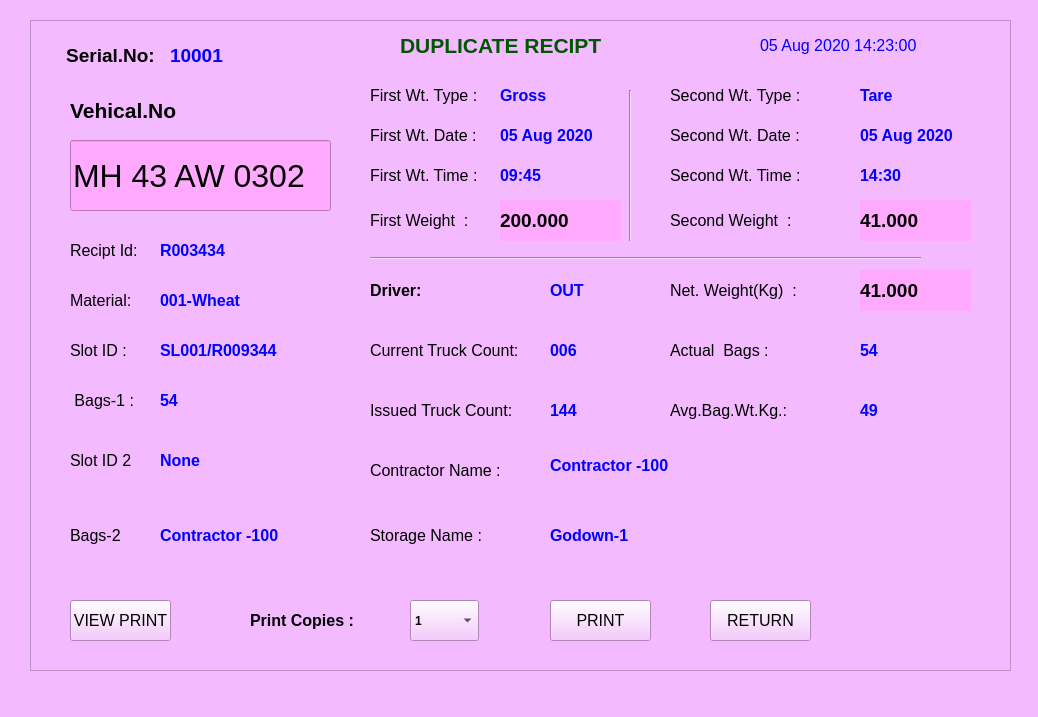
<?xml version="1.0" encoding="UTF-8"?>
<ui version="4.0">
 <class>MainWindow</class>
 <widget class="QMainWindow" name="MainWindow">
  <property name="geometry">
   <rect>
    <x>0</x>
    <y>0</y>
    <width>1038</width>
    <height>717</height>
   </rect>
  </property>
  <property name="baseSize">
   <size>
    <width>0</width>
    <height>0</height>
   </size>
  </property>
  <property name="windowTitle">
   <string>MainWindow</string>
  </property>
  <property name="styleSheet">
   <string notr="true">background-color: rgb(244, 186, 255 );</string>
  </property>
  <widget class="QWidget" name="centralwidget">
   <widget class="QFrame" name="frame">
    <property name="geometry">
     <rect>
      <x>30</x>
      <y>20</y>
      <width>981</width>
      <height>651</height>
     </rect>
    </property>
    <property name="font">
     <font>
      <family>Arial</family>
      <pointsize>12</pointsize>
     </font>
    </property>
    <property name="styleSheet">
     <string notr="true"/>
    </property>
    <property name="frameShape">
     <enum>QFrame::StyledPanel</enum>
    </property>
    <property name="frameShadow">
     <enum>QFrame::Raised</enum>
    </property>
    <widget class="QPushButton" name="pushButton_7">
     <property name="geometry">
      <rect>
       <x>680</x>
       <y>580</y>
       <width>101</width>
       <height>41</height>
      </rect>
     </property>
     <property name="font">
      <font>
       <family>Arial</family>
       <pointsize>12</pointsize>
      </font>
     </property>
     <property name="text">
      <string>RETURN</string>
     </property>
    </widget>
    <widget class="QLabel" name="label_20">
     <property name="geometry">
      <rect>
       <x>30</x>
       <y>20</y>
       <width>101</width>
       <height>31</height>
      </rect>
     </property>
     <property name="font">
      <font>
       <family>Arial</family>
       <pointsize>14</pointsize>
       <weight>75</weight>
       <bold>true</bold>
       <underline>false</underline>
      </font>
     </property>
     <property name="styleSheet">
      <string notr="true"/>
     </property>
     <property name="text">
      <string>Serial.No:</string>
     </property>
     <property name="alignment">
      <set>Qt::AlignCenter</set>
     </property>
    </widget>
    <widget class="QLabel" name="label_19">
     <property name="geometry">
      <rect>
       <x>140</x>
       <y>20</y>
       <width>91</width>
       <height>31</height>
      </rect>
     </property>
     <property name="font">
      <font>
       <family>Arial</family>
       <pointsize>14</pointsize>
       <weight>75</weight>
       <bold>true</bold>
       <underline>false</underline>
      </font>
     </property>
     <property name="styleSheet">
      <string notr="true">color: rgb(0, 0, 255);</string>
     </property>
     <property name="text">
      <string>10001</string>
     </property>
     <property name="alignment">
      <set>Qt::AlignLeading|Qt::AlignLeft|Qt::AlignVCenter</set>
     </property>
    </widget>
    <widget class="QLabel" name="label_14">
     <property name="geometry">
      <rect>
       <x>40</x>
       <y>70</y>
       <width>131</width>
       <height>41</height>
      </rect>
     </property>
     <property name="font">
      <font>
       <family>Arial</family>
       <pointsize>16</pointsize>
       <weight>75</weight>
       <bold>true</bold>
      </font>
     </property>
     <property name="styleSheet">
      <string notr="true"/>
     </property>
     <property name="text">
      <string>Vehical.No </string>
     </property>
     <property name="alignment">
      <set>Qt::AlignLeading|Qt::AlignLeft|Qt::AlignVCenter</set>
     </property>
    </widget>
    <widget class="QPushButton" name="pushButton_8">
     <property name="geometry">
      <rect>
       <x>520</x>
       <y>580</y>
       <width>101</width>
       <height>41</height>
      </rect>
     </property>
     <property name="font">
      <font>
       <family>Arial</family>
       <pointsize>12</pointsize>
      </font>
     </property>
     <property name="text">
      <string>PRINT</string>
     </property>
    </widget>
    <widget class="QLabel" name="label_25">
     <property name="geometry">
      <rect>
       <x>340</x>
       <y>60</y>
       <width>111</width>
       <height>31</height>
      </rect>
     </property>
     <property name="font">
      <font>
       <family>Arial</family>
       <pointsize>12</pointsize>
       <weight>50</weight>
       <bold>false</bold>
       <underline>false</underline>
      </font>
     </property>
     <property name="styleSheet">
      <string notr="true"/>
     </property>
     <property name="text">
      <string>First Wt. Type :</string>
     </property>
     <property name="alignment">
      <set>Qt::AlignLeading|Qt::AlignLeft|Qt::AlignVCenter</set>
     </property>
    </widget>
    <widget class="QLabel" name="label_26">
     <property name="geometry">
      <rect>
       <x>340</x>
       <y>100</y>
       <width>111</width>
       <height>31</height>
      </rect>
     </property>
     <property name="font">
      <font>
       <family>Arial</family>
       <pointsize>12</pointsize>
       <weight>50</weight>
       <bold>false</bold>
       <underline>false</underline>
      </font>
     </property>
     <property name="styleSheet">
      <string notr="true"/>
     </property>
     <property name="text">
      <string>First Wt. Date :</string>
     </property>
     <property name="alignment">
      <set>Qt::AlignLeading|Qt::AlignLeft|Qt::AlignVCenter</set>
     </property>
    </widget>
    <widget class="QLabel" name="label_27">
     <property name="geometry">
      <rect>
       <x>340</x>
       <y>140</y>
       <width>121</width>
       <height>31</height>
      </rect>
     </property>
     <property name="font">
      <font>
       <family>Arial</family>
       <pointsize>12</pointsize>
       <weight>50</weight>
       <bold>false</bold>
       <underline>false</underline>
      </font>
     </property>
     <property name="styleSheet">
      <string notr="true"/>
     </property>
     <property name="text">
      <string>First Wt. Time :</string>
     </property>
     <property name="alignment">
      <set>Qt::AlignLeading|Qt::AlignLeft|Qt::AlignVCenter</set>
     </property>
    </widget>
    <widget class="QLabel" name="label_28">
     <property name="geometry">
      <rect>
       <x>340</x>
       <y>180</y>
       <width>121</width>
       <height>41</height>
      </rect>
     </property>
     <property name="font">
      <font>
       <family>Arial</family>
       <pointsize>12</pointsize>
       <weight>50</weight>
       <bold>false</bold>
       <underline>false</underline>
      </font>
     </property>
     <property name="styleSheet">
      <string notr="true"/>
     </property>
     <property name="text">
      <string>First Weight  :</string>
     </property>
     <property name="alignment">
      <set>Qt::AlignLeading|Qt::AlignLeft|Qt::AlignVCenter</set>
     </property>
    </widget>
    <widget class="Line" name="line">
     <property name="geometry">
      <rect>
       <x>590</x>
       <y>70</y>
       <width>20</width>
       <height>151</height>
      </rect>
     </property>
     <property name="font">
      <font>
       <family>Arial</family>
       <pointsize>12</pointsize>
      </font>
     </property>
     <property name="orientation">
      <enum>Qt::Vertical</enum>
     </property>
    </widget>
    <widget class="QLabel" name="label_29">
     <property name="geometry">
      <rect>
       <x>470</x>
       <y>60</y>
       <width>101</width>
       <height>31</height>
      </rect>
     </property>
     <property name="font">
      <font>
       <family>Arial</family>
       <pointsize>12</pointsize>
       <weight>75</weight>
       <bold>true</bold>
       <underline>false</underline>
      </font>
     </property>
     <property name="styleSheet">
      <string notr="true">color: rgb(0, 0, 255);</string>
     </property>
     <property name="text">
      <string>Gross</string>
     </property>
     <property name="alignment">
      <set>Qt::AlignLeading|Qt::AlignLeft|Qt::AlignVCenter</set>
     </property>
    </widget>
    <widget class="QLabel" name="label_30">
     <property name="geometry">
      <rect>
       <x>470</x>
       <y>100</y>
       <width>111</width>
       <height>31</height>
      </rect>
     </property>
     <property name="font">
      <font>
       <family>Arial</family>
       <pointsize>12</pointsize>
       <weight>75</weight>
       <bold>true</bold>
       <underline>false</underline>
      </font>
     </property>
     <property name="styleSheet">
      <string notr="true">color: rgb(0, 0, 255);</string>
     </property>
     <property name="text">
      <string>05 Aug 2020</string>
     </property>
     <property name="alignment">
      <set>Qt::AlignLeading|Qt::AlignLeft|Qt::AlignVCenter</set>
     </property>
    </widget>
    <widget class="QLabel" name="label_31">
     <property name="geometry">
      <rect>
       <x>470</x>
       <y>140</y>
       <width>101</width>
       <height>31</height>
      </rect>
     </property>
     <property name="font">
      <font>
       <family>Arial</family>
       <pointsize>12</pointsize>
       <weight>75</weight>
       <bold>true</bold>
       <underline>false</underline>
      </font>
     </property>
     <property name="styleSheet">
      <string notr="true">color: rgb(0, 0, 255);</string>
     </property>
     <property name="text">
      <string>09:45</string>
     </property>
     <property name="alignment">
      <set>Qt::AlignLeading|Qt::AlignLeft|Qt::AlignVCenter</set>
     </property>
    </widget>
    <widget class="QLabel" name="label_32">
     <property name="geometry">
      <rect>
       <x>470</x>
       <y>180</y>
       <width>121</width>
       <height>41</height>
      </rect>
     </property>
     <property name="font">
      <font>
       <family>Arial</family>
       <pointsize>14</pointsize>
       <weight>75</weight>
       <bold>true</bold>
       <underline>false</underline>
      </font>
     </property>
     <property name="styleSheet">
      <string notr="true">background-color: rgb(255, 170, 255);</string>
     </property>
     <property name="text">
      <string>200.000</string>
     </property>
     <property name="alignment">
      <set>Qt::AlignLeading|Qt::AlignLeft|Qt::AlignVCenter</set>
     </property>
    </widget>
    <widget class="QLabel" name="label_33">
     <property name="geometry">
      <rect>
       <x>640</x>
       <y>60</y>
       <width>141</width>
       <height>31</height>
      </rect>
     </property>
     <property name="font">
      <font>
       <family>Arial</family>
       <pointsize>12</pointsize>
       <weight>50</weight>
       <bold>false</bold>
       <underline>false</underline>
      </font>
     </property>
     <property name="styleSheet">
      <string notr="true"/>
     </property>
     <property name="text">
      <string>Second Wt. Type :</string>
     </property>
     <property name="alignment">
      <set>Qt::AlignLeading|Qt::AlignLeft|Qt::AlignVCenter</set>
     </property>
    </widget>
    <widget class="QLabel" name="label_34">
     <property name="geometry">
      <rect>
       <x>640</x>
       <y>100</y>
       <width>151</width>
       <height>31</height>
      </rect>
     </property>
     <property name="font">
      <font>
       <family>Arial</family>
       <pointsize>12</pointsize>
       <weight>50</weight>
       <bold>false</bold>
       <underline>false</underline>
      </font>
     </property>
     <property name="styleSheet">
      <string notr="true"/>
     </property>
     <property name="text">
      <string>Second Wt. Date :</string>
     </property>
     <property name="alignment">
      <set>Qt::AlignLeading|Qt::AlignLeft|Qt::AlignVCenter</set>
     </property>
    </widget>
    <widget class="QLabel" name="label_35">
     <property name="geometry">
      <rect>
       <x>640</x>
       <y>140</y>
       <width>151</width>
       <height>31</height>
      </rect>
     </property>
     <property name="font">
      <font>
       <family>Arial</family>
       <pointsize>12</pointsize>
       <weight>50</weight>
       <bold>false</bold>
       <underline>false</underline>
      </font>
     </property>
     <property name="styleSheet">
      <string notr="true"/>
     </property>
     <property name="text">
      <string>Second Wt. Time :</string>
     </property>
     <property name="alignment">
      <set>Qt::AlignLeading|Qt::AlignLeft|Qt::AlignVCenter</set>
     </property>
    </widget>
    <widget class="QLabel" name="label_36">
     <property name="geometry">
      <rect>
       <x>640</x>
       <y>180</y>
       <width>151</width>
       <height>41</height>
      </rect>
     </property>
     <property name="font">
      <font>
       <family>Arial</family>
       <pointsize>12</pointsize>
       <weight>50</weight>
       <bold>false</bold>
       <underline>false</underline>
      </font>
     </property>
     <property name="styleSheet">
      <string notr="true"/>
     </property>
     <property name="text">
      <string>Second Weight  :</string>
     </property>
     <property name="alignment">
      <set>Qt::AlignLeading|Qt::AlignLeft|Qt::AlignVCenter</set>
     </property>
    </widget>
    <widget class="QLineEdit" name="lineEdit_2">
     <property name="geometry">
      <rect>
       <x>40</x>
       <y>120</y>
       <width>261</width>
       <height>71</height>
      </rect>
     </property>
     <property name="font">
      <font>
       <family>MS Shell Dlg 2</family>
       <pointsize>24</pointsize>
       <weight>50</weight>
       <italic>false</italic>
       <bold>false</bold>
      </font>
     </property>
     <property name="styleSheet">
      <string notr="true">background-color: rgb(255, 170, 255);
font: 24pt &quot;MS Shell Dlg 2&quot;;</string>
     </property>
     <property name="text">
      <string>MH 43 AW 0302</string>
     </property>
    </widget>
    <widget class="Line" name="line_2">
     <property name="geometry">
      <rect>
       <x>340</x>
       <y>230</y>
       <width>551</width>
       <height>16</height>
      </rect>
     </property>
     <property name="font">
      <font>
       <family>Arial</family>
       <pointsize>12</pointsize>
      </font>
     </property>
     <property name="orientation">
      <enum>Qt::Horizontal</enum>
     </property>
    </widget>
    <widget class="QLabel" name="label_44">
     <property name="geometry">
      <rect>
       <x>640</x>
       <y>250</y>
       <width>151</width>
       <height>41</height>
      </rect>
     </property>
     <property name="font">
      <font>
       <family>Arial</family>
       <pointsize>12</pointsize>
       <weight>50</weight>
       <bold>false</bold>
       <underline>false</underline>
      </font>
     </property>
     <property name="styleSheet">
      <string notr="true"/>
     </property>
     <property name="text">
      <string>Net. Weight(Kg)  :</string>
     </property>
     <property name="alignment">
      <set>Qt::AlignLeading|Qt::AlignLeft|Qt::AlignVCenter</set>
     </property>
    </widget>
    <widget class="QLabel" name="label_47">
     <property name="geometry">
      <rect>
       <x>730</x>
       <y>10</y>
       <width>201</width>
       <height>31</height>
      </rect>
     </property>
     <property name="font">
      <font>
       <family>Arial</family>
       <pointsize>12</pointsize>
       <weight>50</weight>
       <bold>false</bold>
       <underline>false</underline>
      </font>
     </property>
     <property name="styleSheet">
      <string notr="true">color: rgb(0, 0, 255);</string>
     </property>
     <property name="text">
      <string>05 Aug 2020 14:23:00</string>
     </property>
     <property name="alignment">
      <set>Qt::AlignLeading|Qt::AlignLeft|Qt::AlignVCenter</set>
     </property>
    </widget>
    <widget class="QLabel" name="label_58">
     <property name="geometry">
      <rect>
       <x>370</x>
       <y>10</y>
       <width>201</width>
       <height>31</height>
      </rect>
     </property>
     <property name="font">
      <font>
       <family>Arial</family>
       <pointsize>16</pointsize>
       <weight>75</weight>
       <bold>true</bold>
      </font>
     </property>
     <property name="styleSheet">
      <string notr="true">color: rgb(0, 85, 0);</string>
     </property>
     <property name="text">
      <string>DUPLICATE RECIPT</string>
     </property>
     <property name="alignment">
      <set>Qt::AlignLeading|Qt::AlignLeft|Qt::AlignVCenter</set>
     </property>
    </widget>
    <widget class="QLabel" name="label_15">
     <property name="geometry">
      <rect>
       <x>40</x>
       <y>210</y>
       <width>71</width>
       <height>41</height>
      </rect>
     </property>
     <property name="font">
      <font>
       <family>Arial</family>
       <pointsize>12</pointsize>
       <weight>50</weight>
       <bold>false</bold>
       <underline>false</underline>
      </font>
     </property>
     <property name="styleSheet">
      <string notr="true"/>
     </property>
     <property name="text">
      <string>Recipt Id:</string>
     </property>
     <property name="alignment">
      <set>Qt::AlignLeading|Qt::AlignLeft|Qt::AlignVCenter</set>
     </property>
    </widget>
    <widget class="QLabel" name="label_55">
     <property name="geometry">
      <rect>
       <x>40</x>
       <y>310</y>
       <width>61</width>
       <height>41</height>
      </rect>
     </property>
     <property name="font">
      <font>
       <family>Arial</family>
       <pointsize>12</pointsize>
       <weight>50</weight>
       <bold>false</bold>
       <underline>false</underline>
      </font>
     </property>
     <property name="styleSheet">
      <string notr="true"/>
     </property>
     <property name="text">
      <string>Slot ID :</string>
     </property>
     <property name="alignment">
      <set>Qt::AlignLeading|Qt::AlignLeft|Qt::AlignVCenter</set>
     </property>
    </widget>
    <widget class="QLabel" name="label_57">
     <property name="geometry">
      <rect>
       <x>40</x>
       <y>260</y>
       <width>61</width>
       <height>41</height>
      </rect>
     </property>
     <property name="font">
      <font>
       <family>Arial</family>
       <pointsize>12</pointsize>
       <weight>50</weight>
       <bold>false</bold>
       <underline>false</underline>
      </font>
     </property>
     <property name="styleSheet">
      <string notr="true"/>
     </property>
     <property name="text">
      <string>Material:</string>
     </property>
     <property name="alignment">
      <set>Qt::AlignLeading|Qt::AlignLeft|Qt::AlignVCenter</set>
     </property>
    </widget>
    <widget class="QLabel" name="label_46">
     <property name="geometry">
      <rect>
       <x>130</x>
       <y>260</y>
       <width>161</width>
       <height>41</height>
      </rect>
     </property>
     <property name="font">
      <font>
       <family>Arial</family>
       <pointsize>12</pointsize>
       <weight>75</weight>
       <bold>true</bold>
       <underline>false</underline>
      </font>
     </property>
     <property name="styleSheet">
      <string notr="true">color: rgb(0, 0, 255);</string>
     </property>
     <property name="text">
      <string>001-Wheat</string>
     </property>
     <property name="alignment">
      <set>Qt::AlignLeading|Qt::AlignLeft|Qt::AlignVCenter</set>
     </property>
    </widget>
    <widget class="QLabel" name="label_56">
     <property name="enabled">
      <bool>true</bool>
     </property>
     <property name="geometry">
      <rect>
       <x>40</x>
       <y>420</y>
       <width>61</width>
       <height>41</height>
      </rect>
     </property>
     <property name="font">
      <font>
       <family>Arial</family>
       <pointsize>12</pointsize>
       <weight>50</weight>
       <bold>false</bold>
       <underline>false</underline>
      </font>
     </property>
     <property name="styleSheet">
      <string notr="true"/>
     </property>
     <property name="text">
      <string>Slot ID 2 :</string>
     </property>
     <property name="alignment">
      <set>Qt::AlignLeading|Qt::AlignLeft|Qt::AlignVCenter</set>
     </property>
    </widget>
    <widget class="QLabel" name="label_54">
     <property name="geometry">
      <rect>
       <x>40</x>
       <y>360</y>
       <width>71</width>
       <height>41</height>
      </rect>
     </property>
     <property name="font">
      <font>
       <family>Arial</family>
       <pointsize>12</pointsize>
       <weight>50</weight>
       <bold>false</bold>
       <underline>false</underline>
      </font>
     </property>
     <property name="styleSheet">
      <string notr="true"/>
     </property>
     <property name="text">
      <string> Bags-1 :</string>
     </property>
     <property name="alignment">
      <set>Qt::AlignLeading|Qt::AlignLeft|Qt::AlignVCenter</set>
     </property>
    </widget>
    <widget class="QLabel" name="label_59">
     <property name="enabled">
      <bool>true</bool>
     </property>
     <property name="geometry">
      <rect>
       <x>40</x>
       <y>490</y>
       <width>61</width>
       <height>51</height>
      </rect>
     </property>
     <property name="font">
      <font>
       <family>Arial</family>
       <pointsize>12</pointsize>
       <weight>50</weight>
       <bold>false</bold>
       <underline>false</underline>
      </font>
     </property>
     <property name="styleSheet">
      <string notr="true"/>
     </property>
     <property name="text">
      <string>Bags-2</string>
     </property>
     <property name="alignment">
      <set>Qt::AlignLeading|Qt::AlignLeft|Qt::AlignVCenter</set>
     </property>
    </widget>
    <widget class="QLabel" name="label_49">
     <property name="geometry">
      <rect>
       <x>130</x>
       <y>210</y>
       <width>171</width>
       <height>41</height>
      </rect>
     </property>
     <property name="font">
      <font>
       <family>Arial</family>
       <pointsize>12</pointsize>
       <weight>75</weight>
       <bold>true</bold>
       <underline>false</underline>
      </font>
     </property>
     <property name="styleSheet">
      <string notr="true">color: rgb(0, 0, 255);</string>
     </property>
     <property name="text">
      <string>R003434</string>
     </property>
     <property name="alignment">
      <set>Qt::AlignLeading|Qt::AlignLeft|Qt::AlignVCenter</set>
     </property>
    </widget>
    <widget class="QLabel" name="label_50">
     <property name="geometry">
      <rect>
       <x>130</x>
       <y>310</y>
       <width>181</width>
       <height>41</height>
      </rect>
     </property>
     <property name="font">
      <font>
       <family>Arial</family>
       <pointsize>12</pointsize>
       <weight>75</weight>
       <bold>true</bold>
       <underline>false</underline>
      </font>
     </property>
     <property name="styleSheet">
      <string notr="true">color: rgb(0, 0, 255);</string>
     </property>
     <property name="text">
      <string>SL001/R009344</string>
     </property>
     <property name="alignment">
      <set>Qt::AlignLeading|Qt::AlignLeft|Qt::AlignVCenter</set>
     </property>
    </widget>
    <widget class="QLabel" name="label_60">
     <property name="geometry">
      <rect>
       <x>130</x>
       <y>360</y>
       <width>61</width>
       <height>41</height>
      </rect>
     </property>
     <property name="font">
      <font>
       <family>Arial</family>
       <pointsize>12</pointsize>
       <weight>75</weight>
       <bold>true</bold>
       <underline>false</underline>
      </font>
     </property>
     <property name="styleSheet">
      <string notr="true">color: rgb(0, 0, 255);</string>
     </property>
     <property name="text">
      <string>54</string>
     </property>
     <property name="alignment">
      <set>Qt::AlignLeading|Qt::AlignLeft|Qt::AlignVCenter</set>
     </property>
    </widget>
    <widget class="QLabel" name="label_61">
     <property name="geometry">
      <rect>
       <x>130</x>
       <y>420</y>
       <width>161</width>
       <height>41</height>
      </rect>
     </property>
     <property name="font">
      <font>
       <family>Arial</family>
       <pointsize>12</pointsize>
       <weight>75</weight>
       <bold>true</bold>
       <underline>false</underline>
      </font>
     </property>
     <property name="styleSheet">
      <string notr="true">color: rgb(0, 0, 255);</string>
     </property>
     <property name="text">
      <string>None</string>
     </property>
     <property name="alignment">
      <set>Qt::AlignLeading|Qt::AlignLeft|Qt::AlignVCenter</set>
     </property>
    </widget>
    <widget class="QLabel" name="label_62">
     <property name="geometry">
      <rect>
       <x>130</x>
       <y>490</y>
       <width>121</width>
       <height>51</height>
      </rect>
     </property>
     <property name="font">
      <font>
       <family>Arial</family>
       <pointsize>12</pointsize>
       <weight>75</weight>
       <bold>true</bold>
       <underline>false</underline>
      </font>
     </property>
     <property name="styleSheet">
      <string notr="true">color: rgb(0, 0, 255);</string>
     </property>
     <property name="text">
      <string>Contractor -100</string>
     </property>
     <property name="alignment">
      <set>Qt::AlignLeading|Qt::AlignLeft|Qt::AlignVCenter</set>
     </property>
    </widget>
    <widget class="QPushButton" name="pushButton_9">
     <property name="geometry">
      <rect>
       <x>40</x>
       <y>580</y>
       <width>101</width>
       <height>41</height>
      </rect>
     </property>
     <property name="font">
      <font>
       <family>Arial</family>
       <pointsize>12</pointsize>
      </font>
     </property>
     <property name="text">
      <string>VIEW PRINT</string>
     </property>
    </widget>
    <widget class="QLabel" name="label_65">
     <property name="geometry">
      <rect>
       <x>830</x>
       <y>180</y>
       <width>111</width>
       <height>41</height>
      </rect>
     </property>
     <property name="font">
      <font>
       <family>Arial</family>
       <pointsize>14</pointsize>
       <weight>75</weight>
       <bold>true</bold>
       <underline>false</underline>
      </font>
     </property>
     <property name="styleSheet">
      <string notr="true">background-color: rgb(255, 170, 255);</string>
     </property>
     <property name="text">
      <string>41.000</string>
     </property>
     <property name="alignment">
      <set>Qt::AlignLeading|Qt::AlignLeft|Qt::AlignVCenter</set>
     </property>
    </widget>
    <widget class="QLabel" name="label_66">
     <property name="geometry">
      <rect>
       <x>830</x>
       <y>100</y>
       <width>101</width>
       <height>31</height>
      </rect>
     </property>
     <property name="font">
      <font>
       <family>Arial</family>
       <pointsize>12</pointsize>
       <weight>75</weight>
       <bold>true</bold>
       <underline>false</underline>
      </font>
     </property>
     <property name="styleSheet">
      <string notr="true">color: rgb(0, 0, 255);</string>
     </property>
     <property name="text">
      <string>05 Aug 2020</string>
     </property>
     <property name="alignment">
      <set>Qt::AlignLeading|Qt::AlignLeft|Qt::AlignVCenter</set>
     </property>
    </widget>
    <widget class="QLabel" name="label_67">
     <property name="geometry">
      <rect>
       <x>830</x>
       <y>60</y>
       <width>91</width>
       <height>31</height>
      </rect>
     </property>
     <property name="font">
      <font>
       <family>Arial</family>
       <pointsize>12</pointsize>
       <weight>75</weight>
       <bold>true</bold>
       <underline>false</underline>
      </font>
     </property>
     <property name="styleSheet">
      <string notr="true">color: rgb(0, 0, 255);</string>
     </property>
     <property name="text">
      <string>Tare</string>
     </property>
     <property name="alignment">
      <set>Qt::AlignLeading|Qt::AlignLeft|Qt::AlignVCenter</set>
     </property>
    </widget>
    <widget class="QLabel" name="label_68">
     <property name="geometry">
      <rect>
       <x>830</x>
       <y>140</y>
       <width>91</width>
       <height>31</height>
      </rect>
     </property>
     <property name="font">
      <font>
       <family>Arial</family>
       <pointsize>12</pointsize>
       <weight>75</weight>
       <bold>true</bold>
       <underline>false</underline>
      </font>
     </property>
     <property name="styleSheet">
      <string notr="true">color: rgb(0, 0, 255);</string>
     </property>
     <property name="text">
      <string>14:30</string>
     </property>
     <property name="alignment">
      <set>Qt::AlignLeading|Qt::AlignLeft|Qt::AlignVCenter</set>
     </property>
    </widget>
    <widget class="QLabel" name="label_69">
     <property name="geometry">
      <rect>
       <x>520</x>
       <y>250</y>
       <width>51</width>
       <height>41</height>
      </rect>
     </property>
     <property name="font">
      <font>
       <family>Arial</family>
       <pointsize>12</pointsize>
       <weight>75</weight>
       <bold>true</bold>
       <underline>false</underline>
      </font>
     </property>
     <property name="styleSheet">
      <string notr="true">color: rgb(0, 0, 255);</string>
     </property>
     <property name="text">
      <string>OUT</string>
     </property>
     <property name="alignment">
      <set>Qt::AlignLeading|Qt::AlignLeft|Qt::AlignVCenter</set>
     </property>
    </widget>
    <widget class="QLabel" name="label_70">
     <property name="geometry">
      <rect>
       <x>520</x>
       <y>420</y>
       <width>181</width>
       <height>51</height>
      </rect>
     </property>
     <property name="font">
      <font>
       <family>Arial</family>
       <pointsize>12</pointsize>
       <weight>75</weight>
       <bold>true</bold>
       <underline>false</underline>
      </font>
     </property>
     <property name="styleSheet">
      <string notr="true">color: rgb(0, 0, 255);</string>
     </property>
     <property name="text">
      <string>Contractor -100</string>
     </property>
     <property name="alignment">
      <set>Qt::AlignLeading|Qt::AlignLeft|Qt::AlignVCenter</set>
     </property>
    </widget>
    <widget class="QLabel" name="label_22">
     <property name="geometry">
      <rect>
       <x>340</x>
       <y>310</y>
       <width>161</width>
       <height>41</height>
      </rect>
     </property>
     <property name="font">
      <font>
       <family>Arial</family>
       <pointsize>12</pointsize>
       <weight>50</weight>
       <bold>false</bold>
       <underline>false</underline>
      </font>
     </property>
     <property name="styleSheet">
      <string notr="true"/>
     </property>
     <property name="text">
      <string>Current Truck Count:</string>
     </property>
     <property name="alignment">
      <set>Qt::AlignLeading|Qt::AlignLeft|Qt::AlignVCenter</set>
     </property>
    </widget>
    <widget class="QLabel" name="label_71">
     <property name="geometry">
      <rect>
       <x>520</x>
       <y>370</y>
       <width>71</width>
       <height>41</height>
      </rect>
     </property>
     <property name="font">
      <font>
       <family>Arial</family>
       <pointsize>12</pointsize>
       <weight>75</weight>
       <bold>true</bold>
       <underline>false</underline>
      </font>
     </property>
     <property name="styleSheet">
      <string notr="true">color: rgb(0, 0, 255);</string>
     </property>
     <property name="text">
      <string>144</string>
     </property>
     <property name="alignment">
      <set>Qt::AlignLeading|Qt::AlignLeft|Qt::AlignVCenter</set>
     </property>
    </widget>
    <widget class="QLabel" name="label_72">
     <property name="geometry">
      <rect>
       <x>340</x>
       <y>370</y>
       <width>161</width>
       <height>41</height>
      </rect>
     </property>
     <property name="font">
      <font>
       <family>Arial</family>
       <pointsize>12</pointsize>
       <weight>50</weight>
       <bold>false</bold>
       <underline>false</underline>
      </font>
     </property>
     <property name="styleSheet">
      <string notr="true"/>
     </property>
     <property name="text">
      <string>Issued Truck Count:</string>
     </property>
     <property name="alignment">
      <set>Qt::AlignLeading|Qt::AlignLeft|Qt::AlignVCenter</set>
     </property>
    </widget>
    <widget class="QLabel" name="label_37">
     <property name="geometry">
      <rect>
       <x>520</x>
       <y>310</y>
       <width>61</width>
       <height>41</height>
      </rect>
     </property>
     <property name="font">
      <font>
       <family>Arial</family>
       <pointsize>12</pointsize>
       <weight>75</weight>
       <bold>true</bold>
       <underline>false</underline>
      </font>
     </property>
     <property name="styleSheet">
      <string notr="true">color: rgb(0, 0, 255);</string>
     </property>
     <property name="text">
      <string>006</string>
     </property>
     <property name="alignment">
      <set>Qt::AlignLeading|Qt::AlignLeft|Qt::AlignVCenter</set>
     </property>
    </widget>
    <widget class="QLabel" name="label_73">
     <property name="geometry">
      <rect>
       <x>340</x>
       <y>250</y>
       <width>91</width>
       <height>41</height>
      </rect>
     </property>
     <property name="font">
      <font>
       <family>Arial</family>
       <pointsize>12</pointsize>
       <weight>75</weight>
       <bold>true</bold>
       <underline>false</underline>
      </font>
     </property>
     <property name="styleSheet">
      <string notr="true"/>
     </property>
     <property name="text">
      <string>Driver:</string>
     </property>
     <property name="alignment">
      <set>Qt::AlignLeading|Qt::AlignLeft|Qt::AlignVCenter</set>
     </property>
    </widget>
    <widget class="QLabel" name="label_18">
     <property name="geometry">
      <rect>
       <x>340</x>
       <y>430</y>
       <width>141</width>
       <height>41</height>
      </rect>
     </property>
     <property name="font">
      <font>
       <family>Arial</family>
       <pointsize>12</pointsize>
       <weight>50</weight>
       <bold>false</bold>
       <underline>false</underline>
      </font>
     </property>
     <property name="styleSheet">
      <string notr="true"/>
     </property>
     <property name="text">
      <string>Contractor Name :</string>
     </property>
     <property name="alignment">
      <set>Qt::AlignLeading|Qt::AlignLeft|Qt::AlignVCenter</set>
     </property>
    </widget>
    <widget class="QLabel" name="label_74">
     <property name="geometry">
      <rect>
       <x>830</x>
       <y>250</y>
       <width>111</width>
       <height>41</height>
      </rect>
     </property>
     <property name="font">
      <font>
       <family>Arial</family>
       <pointsize>14</pointsize>
       <weight>75</weight>
       <bold>true</bold>
       <underline>false</underline>
      </font>
     </property>
     <property name="styleSheet">
      <string notr="true">background-color: rgb(255, 170, 255);</string>
     </property>
     <property name="text">
      <string>41.000</string>
     </property>
     <property name="alignment">
      <set>Qt::AlignLeading|Qt::AlignLeft|Qt::AlignVCenter</set>
     </property>
    </widget>
    <widget class="QLabel" name="label_110">
     <property name="geometry">
      <rect>
       <x>830</x>
       <y>370</y>
       <width>81</width>
       <height>41</height>
      </rect>
     </property>
     <property name="font">
      <font>
       <family>Arial</family>
       <pointsize>12</pointsize>
       <weight>75</weight>
       <bold>true</bold>
       <underline>false</underline>
      </font>
     </property>
     <property name="styleSheet">
      <string notr="true">color: rgb(0, 0, 255);</string>
     </property>
     <property name="text">
      <string>49</string>
     </property>
     <property name="alignment">
      <set>Qt::AlignLeading|Qt::AlignLeft|Qt::AlignVCenter</set>
     </property>
    </widget>
    <widget class="QLabel" name="label_111">
     <property name="geometry">
      <rect>
       <x>830</x>
       <y>310</y>
       <width>81</width>
       <height>41</height>
      </rect>
     </property>
     <property name="font">
      <font>
       <family>Arial</family>
       <pointsize>12</pointsize>
       <weight>75</weight>
       <bold>true</bold>
       <underline>false</underline>
      </font>
     </property>
     <property name="styleSheet">
      <string notr="true">color: rgb(0, 0, 255);</string>
     </property>
     <property name="text">
      <string>54</string>
     </property>
     <property name="alignment">
      <set>Qt::AlignLeading|Qt::AlignLeft|Qt::AlignVCenter</set>
     </property>
    </widget>
    <widget class="QLabel" name="label_112">
     <property name="geometry">
      <rect>
       <x>640</x>
       <y>310</y>
       <width>161</width>
       <height>41</height>
      </rect>
     </property>
     <property name="font">
      <font>
       <family>Arial</family>
       <pointsize>12</pointsize>
       <weight>50</weight>
       <bold>false</bold>
       <underline>false</underline>
      </font>
     </property>
     <property name="styleSheet">
      <string notr="true"/>
     </property>
     <property name="text">
      <string>Actual  Bags :</string>
     </property>
     <property name="alignment">
      <set>Qt::AlignLeading|Qt::AlignLeft|Qt::AlignVCenter</set>
     </property>
    </widget>
    <widget class="QLabel" name="label_113">
     <property name="geometry">
      <rect>
       <x>640</x>
       <y>370</y>
       <width>151</width>
       <height>41</height>
      </rect>
     </property>
     <property name="font">
      <font>
       <family>Arial</family>
       <pointsize>12</pointsize>
       <weight>50</weight>
       <bold>false</bold>
       <underline>false</underline>
      </font>
     </property>
     <property name="styleSheet">
      <string notr="true"/>
     </property>
     <property name="text">
      <string>Avg.Bag.Wt.Kg.:</string>
     </property>
     <property name="alignment">
      <set>Qt::AlignLeading|Qt::AlignLeft|Qt::AlignVCenter</set>
     </property>
    </widget>
    <widget class="QComboBox" name="comboBox">
     <property name="geometry">
      <rect>
       <x>380</x>
       <y>580</y>
       <width>69</width>
       <height>41</height>
      </rect>
     </property>
     <property name="font">
      <font>
       <weight>75</weight>
       <bold>true</bold>
      </font>
     </property>
     <item>
      <property name="text">
       <string>1</string>
      </property>
     </item>
     <item>
      <property name="text">
       <string>2</string>
      </property>
     </item>
     <item>
      <property name="text">
       <string>4</string>
      </property>
     </item>
     <item>
      <property name="text">
       <string>5</string>
      </property>
     </item>
    </widget>
    <widget class="QLabel" name="label_42">
     <property name="geometry">
      <rect>
       <x>220</x>
       <y>580</y>
       <width>111</width>
       <height>41</height>
      </rect>
     </property>
     <property name="font">
      <font>
       <pointsize>12</pointsize>
       <weight>75</weight>
       <bold>true</bold>
      </font>
     </property>
     <property name="styleSheet">
      <string notr="true"/>
     </property>
     <property name="text">
      <string>Print Copies :</string>
     </property>
     <property name="alignment">
      <set>Qt::AlignLeading|Qt::AlignLeft|Qt::AlignVCenter</set>
     </property>
    </widget>
    <widget class="QLabel" name="label_45">
     <property name="geometry">
      <rect>
       <x>340</x>
       <y>490</y>
       <width>141</width>
       <height>51</height>
      </rect>
     </property>
     <property name="font">
      <font>
       <family>Arial</family>
       <pointsize>12</pointsize>
       <weight>50</weight>
       <bold>false</bold>
       <underline>false</underline>
      </font>
     </property>
     <property name="styleSheet">
      <string notr="true"/>
     </property>
     <property name="text">
      <string>Storage Name :</string>
     </property>
     <property name="alignment">
      <set>Qt::AlignLeading|Qt::AlignLeft|Qt::AlignVCenter</set>
     </property>
    </widget>
    <widget class="QLabel" name="label_114">
     <property name="geometry">
      <rect>
       <x>520</x>
       <y>490</y>
       <width>181</width>
       <height>51</height>
      </rect>
     </property>
     <property name="font">
      <font>
       <family>Arial</family>
       <pointsize>12</pointsize>
       <weight>75</weight>
       <bold>true</bold>
       <underline>false</underline>
      </font>
     </property>
     <property name="styleSheet">
      <string notr="true">color: rgb(0, 0, 255);</string>
     </property>
     <property name="text">
      <string>Godown-1</string>
     </property>
     <property name="alignment">
      <set>Qt::AlignLeading|Qt::AlignLeft|Qt::AlignVCenter</set>
     </property>
    </widget>
   </widget>
  </widget>
  <widget class="QMenuBar" name="menubar">
   <property name="geometry">
    <rect>
     <x>0</x>
     <y>0</y>
     <width>1038</width>
     <height>21</height>
    </rect>
   </property>
  </widget>
  <widget class="QStatusBar" name="statusbar"/>
 </widget>
 <resources/>
 <connections/>
</ui>
